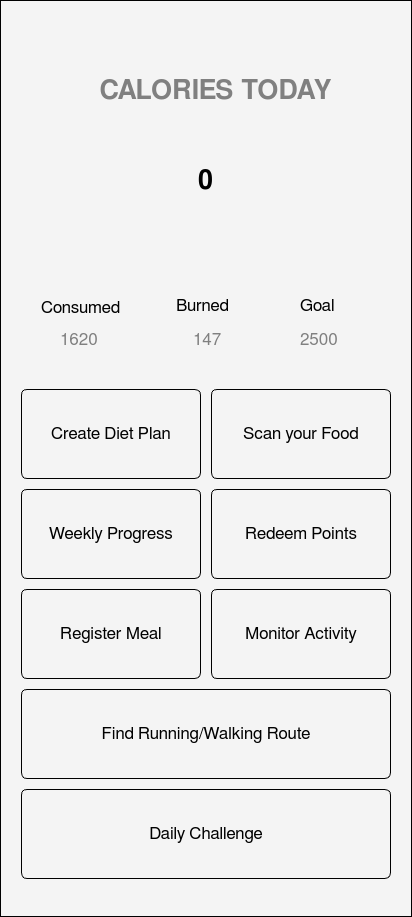
<?xml version="1.0" encoding="UTF-8"?>
<ui version="4.0">
 <class>MainWindow</class>
 <widget class="QMainWindow" name="MainWindow">
  <property name="geometry">
   <rect>
    <x>0</x>
    <y>0</y>
    <width>412</width>
    <height>917</height>
   </rect>
  </property>
  <property name="sizePolicy">
   <sizepolicy hsizetype="MinimumExpanding" vsizetype="Preferred">
    <horstretch>0</horstretch>
    <verstretch>0</verstretch>
   </sizepolicy>
  </property>
  <property name="minimumSize">
   <size>
    <width>412</width>
    <height>917</height>
   </size>
  </property>
  <property name="font">
   <font>
    <pointsize>14</pointsize>
    <bold>false</bold>
   </font>
  </property>
  <property name="windowTitle">
   <string>MainWindow</string>
  </property>
  <property name="autoFillBackground">
   <bool>false</bool>
  </property>
  <property name="styleSheet">
   <string notr="true">background-color: #F4F4F4; border: 1px solid #000000;</string>
  </property>
  <property name="animated">
   <bool>true</bool>
  </property>
  <widget class="QWidget" name="centralwidget">
   <property name="minimumSize">
    <size>
     <width>412</width>
     <height>917</height>
    </size>
   </property>
   <widget class="QPushButton" name="pushButton">
    <property name="geometry">
     <rect>
      <x>21</x>
      <y>789</y>
      <width>370</width>
      <height>90</height>
     </rect>
    </property>
    <property name="font">
     <font>
      <family>FreeSans</family>
      <pointsize>13</pointsize>
      <bold>false</bold>
     </font>
    </property>
    <property name="styleSheet">
     <string notr="true">color: ffffff;background-color: #00000000;
border-radius: 6px;
    padding: 5px;</string>
    </property>
    <property name="text">
     <string>Daily Challenge</string>
    </property>
   </widget>
   <widget class="QPushButton" name="pushButton_2">
    <property name="geometry">
     <rect>
      <x>21</x>
      <y>689</y>
      <width>370</width>
      <height>90</height>
     </rect>
    </property>
    <property name="font">
     <font>
      <family>FreeSans</family>
      <pointsize>13</pointsize>
      <bold>false</bold>
     </font>
    </property>
    <property name="styleSheet">
     <string notr="true">color: ffffff;background-color: #00000000;
border-radius: 6px;
    padding: 5px;</string>
    </property>
    <property name="text">
     <string>Find Running/Walking Route</string>
    </property>
   </widget>
   <widget class="QPushButton" name="pushButton_3">
    <property name="geometry">
     <rect>
      <x>21</x>
      <y>589</y>
      <width>180</width>
      <height>90</height>
     </rect>
    </property>
    <property name="font">
     <font>
      <family>FreeSans</family>
      <pointsize>13</pointsize>
      <bold>false</bold>
     </font>
    </property>
    <property name="styleSheet">
     <string notr="true">color: ffffff;background-color: #00000000;
border-radius: 6px;
    padding: 5px;</string>
    </property>
    <property name="text">
     <string>Register Meal</string>
    </property>
   </widget>
   <widget class="QPushButton" name="pushButton_4">
    <property name="geometry">
     <rect>
      <x>21</x>
      <y>489</y>
      <width>180</width>
      <height>90</height>
     </rect>
    </property>
    <property name="font">
     <font>
      <family>FreeSans</family>
      <pointsize>13</pointsize>
      <bold>false</bold>
     </font>
    </property>
    <property name="styleSheet">
     <string notr="true">color: ffffff;background-color: #00000000;
border-radius: 6px;
    padding: 5px;</string>
    </property>
    <property name="text">
     <string>Weekly Progress</string>
    </property>
   </widget>
   <widget class="QPushButton" name="pushButton_5">
    <property name="geometry">
     <rect>
      <x>21</x>
      <y>389</y>
      <width>180</width>
      <height>90</height>
     </rect>
    </property>
    <property name="font">
     <font>
      <family>FreeSans</family>
      <pointsize>13</pointsize>
      <bold>false</bold>
     </font>
    </property>
    <property name="styleSheet">
     <string notr="true">color: ffffff;background-color: #00000000;
border-radius: 6px;
    padding: 5px;</string>
    </property>
    <property name="text">
     <string>Create Diet Plan</string>
    </property>
   </widget>
   <widget class="QPushButton" name="pushButton_6">
    <property name="geometry">
     <rect>
      <x>211</x>
      <y>389</y>
      <width>180</width>
      <height>90</height>
     </rect>
    </property>
    <property name="font">
     <font>
      <family>FreeSans</family>
      <pointsize>13</pointsize>
      <bold>false</bold>
     </font>
    </property>
    <property name="styleSheet">
     <string notr="true">color: ffffff;background-color: #00000000;
border-radius: 6px;
    padding: 5px;</string>
    </property>
    <property name="text">
     <string>Scan your Food</string>
    </property>
   </widget>
   <widget class="QPushButton" name="pushButton_7">
    <property name="geometry">
     <rect>
      <x>211</x>
      <y>489</y>
      <width>180</width>
      <height>90</height>
     </rect>
    </property>
    <property name="font">
     <font>
      <family>FreeSans</family>
      <pointsize>13</pointsize>
      <bold>false</bold>
     </font>
    </property>
    <property name="styleSheet">
     <string notr="true">color: ffffff;background-color: #00000000;
border-radius: 6px;
    padding: 5px;</string>
    </property>
    <property name="text">
     <string>Redeem Points</string>
    </property>
   </widget>
   <widget class="QPushButton" name="pushButton_8">
    <property name="geometry">
     <rect>
      <x>211</x>
      <y>589</y>
      <width>180</width>
      <height>90</height>
     </rect>
    </property>
    <property name="font">
     <font>
      <family>FreeSans</family>
      <pointsize>13</pointsize>
      <bold>false</bold>
     </font>
    </property>
    <property name="styleSheet">
     <string notr="true">color: ffffff;background-color: #00000000;
border-radius: 6px;
    padding: 5px;</string>
    </property>
    <property name="text">
     <string>Monitor Activity</string>
    </property>
   </widget>
   <widget class="QLabel" name="label">
    <property name="geometry">
     <rect>
      <x>90</x>
      <y>50</y>
      <width>251</width>
      <height>81</height>
     </rect>
    </property>
    <property name="sizePolicy">
     <sizepolicy hsizetype="Preferred" vsizetype="Preferred">
      <horstretch>0</horstretch>
      <verstretch>0</verstretch>
     </sizepolicy>
    </property>
    <property name="font">
     <font>
      <family>FreeSans</family>
      <pointsize>20</pointsize>
      <bold>true</bold>
     </font>
    </property>
    <property name="styleSheet">
     <string notr="true">color: gray; border: none;</string>
    </property>
    <property name="frameShape">
     <enum>QFrame::Shape::NoFrame</enum>
    </property>
    <property name="frameShadow">
     <enum>QFrame::Shadow::Raised</enum>
    </property>
    <property name="text">
     <string>CALORIES TODAY</string>
    </property>
    <property name="alignment">
     <set>Qt::AlignmentFlag::AlignCenter</set>
    </property>
    <property name="wordWrap">
     <bool>true</bool>
    </property>
   </widget>
   <widget class="QLabel" name="label_2">
    <property name="geometry">
     <rect>
      <x>41</x>
      <y>298</y>
      <width>81</width>
      <height>20</height>
     </rect>
    </property>
    <property name="font">
     <font>
      <family>FreeSans</family>
      <pointsize>13</pointsize>
     </font>
    </property>
    <property name="styleSheet">
     <string notr="true">color: black; border: 0;</string>
    </property>
    <property name="text">
     <string>Consumed</string>
    </property>
   </widget>
   <widget class="QLabel" name="label_3">
    <property name="geometry">
     <rect>
      <x>176</x>
      <y>298</y>
      <width>61</width>
      <height>16</height>
     </rect>
    </property>
    <property name="sizePolicy">
     <sizepolicy hsizetype="Preferred" vsizetype="Preferred">
      <horstretch>0</horstretch>
      <verstretch>0</verstretch>
     </sizepolicy>
    </property>
    <property name="font">
     <font>
      <family>FreeSans</family>
      <pointsize>13</pointsize>
     </font>
    </property>
    <property name="styleSheet">
     <string notr="true">color: black; border: 0;</string>
    </property>
    <property name="text">
     <string>Burned</string>
    </property>
    <property name="wordWrap">
     <bool>true</bool>
    </property>
   </widget>
   <widget class="QLabel" name="label_4">
    <property name="geometry">
     <rect>
      <x>300</x>
      <y>298</y>
      <width>41</width>
      <height>16</height>
     </rect>
    </property>
    <property name="sizePolicy">
     <sizepolicy hsizetype="Preferred" vsizetype="Preferred">
      <horstretch>0</horstretch>
      <verstretch>0</verstretch>
     </sizepolicy>
    </property>
    <property name="font">
     <font>
      <family>FreeSans</family>
      <pointsize>13</pointsize>
     </font>
    </property>
    <property name="styleSheet">
     <string notr="true">color: black; border: 0;</string>
    </property>
    <property name="text">
     <string>Goal</string>
    </property>
    <property name="wordWrap">
     <bool>true</bool>
    </property>
   </widget>
   <widget class="QLabel" name="label_5">
    <property name="geometry">
     <rect>
      <x>60</x>
      <y>330</y>
      <width>41</width>
      <height>20</height>
     </rect>
    </property>
    <property name="font">
     <font>
      <family>FreeSans</family>
      <pointsize>13</pointsize>
     </font>
    </property>
    <property name="styleSheet">
     <string notr="true">color: gray; border: 0;</string>
    </property>
    <property name="text">
     <string>1620</string>
    </property>
   </widget>
   <widget class="QLabel" name="label_6">
    <property name="geometry">
     <rect>
      <x>193</x>
      <y>330</y>
      <width>31</width>
      <height>20</height>
     </rect>
    </property>
    <property name="font">
     <font>
      <family>FreeSans</family>
      <pointsize>13</pointsize>
     </font>
    </property>
    <property name="styleSheet">
     <string notr="true">color: gray; border: 0;</string>
    </property>
    <property name="text">
     <string>147</string>
    </property>
   </widget>
   <widget class="QLabel" name="label_7">
    <property name="geometry">
     <rect>
      <x>300</x>
      <y>330</y>
      <width>41</width>
      <height>20</height>
     </rect>
    </property>
    <property name="font">
     <font>
      <family>FreeSans</family>
      <pointsize>13</pointsize>
     </font>
    </property>
    <property name="styleSheet">
     <string notr="true">color: gray; border: 0;</string>
    </property>
    <property name="text">
     <string>2500</string>
    </property>
   </widget>
   <widget class="QLabel" name="label_8">
    <property name="geometry">
     <rect>
      <x>80</x>
      <y>140</y>
      <width>251</width>
      <height>81</height>
     </rect>
    </property>
    <property name="sizePolicy">
     <sizepolicy hsizetype="Preferred" vsizetype="Preferred">
      <horstretch>0</horstretch>
      <verstretch>0</verstretch>
     </sizepolicy>
    </property>
    <property name="font">
     <font>
      <family>FreeSans</family>
      <pointsize>20</pointsize>
      <bold>true</bold>
     </font>
    </property>
    <property name="styleSheet">
     <string notr="true">color: black; border: none;</string>
    </property>
    <property name="frameShape">
     <enum>QFrame::Shape::NoFrame</enum>
    </property>
    <property name="frameShadow">
     <enum>QFrame::Shadow::Raised</enum>
    </property>
    <property name="text">
     <string>0</string>
    </property>
    <property name="alignment">
     <set>Qt::AlignmentFlag::AlignCenter</set>
    </property>
    <property name="wordWrap">
     <bool>true</bool>
    </property>
   </widget>
  </widget>
 </widget>
 <resources/>
 <connections/>
</ui>
